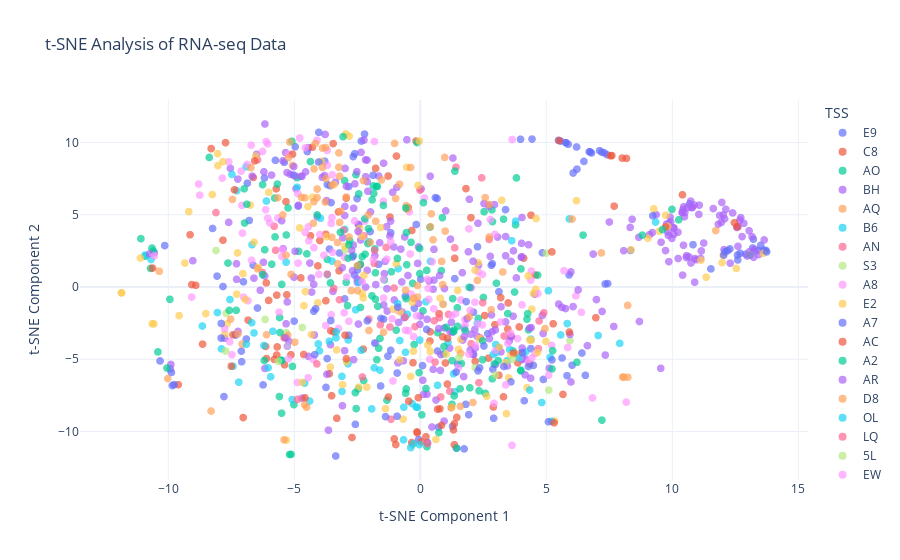

The notebook cell saved with this chart:
### Code cell
# Visualize t-SNE results using Plotly
fig = px.scatter(
    tsne_df,
    x='t-SNE1',
    y='t-SNE2',
    color = 'TSS',
    title="t-SNE Analysis of RNA-seq Data",
    labels={'t-SNE1': 't-SNE Component 1', 't-SNE2': 't-SNE Component 2'},
    template="plotly_white"
)
fig.update_traces(marker=dict(size=8, opacity=0.7))
fig.show()

### Figure 1 — Plotly figure (JSON) as saved in the notebook; plotly's stock layout.template omitted (floating-point values rounded to 4 significant figures; data arrays with more than 128 entries replaced by an {"elided": "..."} marker saying what was removed)
{"data": [{"hovertemplate": "TSS=E9<br>t-SNE Component 1=%{x}<br>t-SNE Component 2=%{y}<extra></extra>", "legendgroup": "E9", "marker": {"color": "#636efa", "opacity": 0.7, "size": 8, "symbol": "circle"}, "mode": "markers", "name": "E9", "showlegend": true, "type": "scattergl", "x": [-0.1589, 13.24, -8.063, -2.612, 3.12, -3.207, 4.845, 0.6837, -2.49, -3.539, 2.11, 8.342, -6.239, 0.666, -5.749, 2.112, 3.977, -1.561, 0.08918, -2.34, -0.2354, 0.7236, 5.625, 11.53, 5.904, -3.001, 1.805, 13.43, -3.603, 4.385, -0.6329, -8.242, 0.01411, -0.06845, -5.005, -2.446, -2.663, -6.182, -2.509, 13.22, 0.2862, 3.382, 12.29, -6.786, 13.71, -2.842, -1.459, 2.911, 10.82, -1.656, -3.573, -4.846, 13.5, 12.91, 3.109, 2.677, 1.922, -3.689, 10.69, -9.836, -3.354, 0.6015, 12.69, -1.174, 13.19, -5.396, -6.859, -4.224, -1.991, 1.484, -6.632, 2.857, -2.212, 13.63, -7.017, -3.793, -10.14], "xaxis": "x", "y": [4.328, 2.493, 0.7551, 0.835, -0.3267, 2.356, 2.368, -4.426, 1.185, 5.843, -1.743, 2.533, -6.774, 6.126, 8.77, -4.666, 10.23, -2.174, -5.439, 10.1, -1.465, -9.695, -4.911, 1.256, 0.8376, -0.8201, -8.119, 2.522, 2.63, -4.26, -2.116, 4.052, 0.5374, -10.55, -2.359, 4.313, 9.025, 7.546, 6.121, 3.308, -10.76, 5.356, 2.637, 4.605, 2.541, 6.952, -2.225, -9.086, 2.932, 1.568, 7.012, 5.6, 2.883, 2.272, -4.205, -3.222, -8.833, 7.092, 5.767, -6.819, -11.69, 6.19, 2.337, 3.76, 2.703, 8.629, 7.192, -1.673, 3.837, -5.331, 1.517, 1.614, 10.58, 2.532, 0.362, 8.712, 2.87], "yaxis": "y"}, {"hovertemplate": "TSS=C8<br>t-SNE Component 1=%{x}<br>t-SNE Component 2=%{y}<extra></extra>", "legendgroup": "C8", "marker": {"color": "#EF553B", "opacity": 0.7, "size": 8, "symbol": "circle"}, "mode": "markers", "name": "C8", "showlegend": true, "type": "scattergl", "x": [-3.245, -0.3352, -7.028, 3.927, 3.19, -5.715, 1.812, -5.697, -9.603, 0.3825, -6.11, -8.297, -0.9452, 4.56, -3.518, -7.727, -6.628, -1.203, -0.2892, -5.329, 2.552, 3.871, 0.8943, 4.101, 4.34, -3.224, -7.828, -1.275, 2.179, -3.749, 0.3943, 3.593, 4.392, -3.553, -4.355, -0.17, 5.27, -4.625, -4.063, 3.119, -5.132, -0.4733, 0.7438, 3.488, 2.962, 1.365, 3.471, 2.708], "xaxis": "x", "y": [5.199, 3.915, -9.033, -2.763, -0.7321, 6.795, 6.813, -0.5591, -6.756, -3.734, 0.2877, 9.583, 9.064, 0.8342, -7.524, 9.992, 7.581, 4.843, -5.239, 5.909, -1.973, -5.242, -3.445, 1.998, -5.32, 1.122, 3.243, 7.683, -5.138, 3.656, -3.103, -3.4, 4.97, -3.031, 3.544, 10.1, -2.543, -4.668, 1.463, -6.107, -4.688, 5.495, -1.847, -1.1, -2.603, 1.988, -2.912, -4.922], "yaxis": "y"}, {"hovertemplate": "TSS=AO<br>t-SNE Component 1=%{x}<br>t-SNE Component 2=%{y}<extra></extra>", "legendgroup": "AO", "marker": {"color": "#00cc96", "opacity": 0.7, "size": 8, "symbol": "circle"}, "mode": "markers", "name": "AO", "showlegend": true, "type": "scattergl", "x": [-1.425, -7.303, 2.855, -2.246, 0.8365, 3.781, -2.656, -0.5829, 2.579, 1.471, 4.295, -0.02156, -0.128, -0.2448, 9.986, -1.918, -1.847, 2.3, 2.53, -2.941, 6.459, -0.9544, -1.912, -2.375, 1.261, -11.08, -2.462, -4.825, -10.91, -5.015, 1.965, -5.503, -7.63, 0.9275, -3.005, 0.1075, -1.802, 3.993, -5.316, -4.5, 2.332, -8.374, -6.258, -3.69, 3.681, 0.6922, 2.504], "xaxis": "x", "y": [0.4889, -1.61, -6.351, -6.471, 1.131, 4.303, 2.164, -7.35, -7.353, -1.438, -2.968, 0.9285, 10.0, -3.977, 5.375, -0.6068, 6.477, -2.173, 5.209, 0.326, 3.594, -2.987, 6.033, -1.416, -5.095, 3.347, -7.049, 2.468, 2.138, -8.143, -6.976, -8.728, 1.659, -4.628, 7.37, -1.652, 2.635, -5.81, 3.602, 2.295, -7.185, 8.968, 7.085, 1.91, -4.424, -3.157, -0.7215], "yaxis": "y"}, {"hovertemplate": "TSS=BH<br>t-SNE Component 1=%{x}<br>t-SNE Component 2=%{y}<extra></extra>", "legendgroup": "BH", "marker": {"color": "#ab63fa", "opacity": 0.7, "size": 8, "symbol": "circle"}, "mode": "markers", "name": "BH", "showlegend": true, "type": "scattergl", "x": {"elided": "227 float values"}, "xaxis": "x", "y": {"elided": "227 float values"}, "yaxis": "y"}, {"hovertemplate": "TSS=AQ<br>t-SNE Component 1=%{x}<br>t-SNE Component 2=%{y}<extra></extra>", "legendgroup": "AQ", "marker": {"color": "#FFA15A", "opacity": 0.7, "size": 8, "symbol": "circle"}, "mode": "markers", "name": "AQ", "showlegend": true, "type": "scattergl", "x": [-3.282, -7.452, 0.9681, -8.301, -5.07, -10.36, 1.587, -2.036, 2.089], "xaxis": "x", "y": [3.082, 6.063, 8.97, -8.584, 8.415, 1.087, -8.255, -3.007, -7.99], "yaxis": "y"}, {"hovertemplate": "TSS=B6<br>t-SNE Component 1=%{x}<br>t-SNE Component 2=%{y}<extra></extra>", "legendgroup": "B6", "marker": {"color": "#19d3f3", "opacity": 0.7, "size": 8, "symbol": "circle"}, "mode": "markers", "name": "B6", "showlegend": true, "type": "scattergl", "x": [-6.037, 0.6842, 4.819, 2.263, 2.992, 9.334, 3.441, -6.106, 4.179, -6.914, -3.96, 3.545, -10.68, -7.889, -2.992, -1.827, -2.444, -7.471, -5.085, 3.627, -0.8786, -4.881, -7.281, -2.035, -0.8953, 0.4021, 5.912, -10.92, 7.058, -6.676, -5.323, -2.563, -0.6512, 1.363, -6.597, 0.2203, -3.686, -0.01915, -3.106, -3.502, 2.894, -7.432, 7.914, 3.785, -7.551, -5.936, -4.39, -8.049, 1.1, -2.859, -0.8127, -0.5111, 3.0, -2.868, 1.32, 4.386, -7.2, -4.589], "xaxis": "x", "y": [-5.588, -6.8, -7.991, -2.5, -3.981, 4.495, -5.101, 5.952, -4.492, 8.318, 4.759, -4.323, 1.903, -4.281, 3.987, -5.594, 0.3137, 7.789, -7.79, 3.206, 1.272, 6.907, 6.657, 3.14, -1.151, 1.783, 4.712, 2.212, -3.355, 2.931, 1.716, -1.574, -8.312, -7.249, -3.18, -1.023, 0.8604, -3.67, -7.228, 1.797, -4.662, -5.486, -3.895, 4.563, -0.8635, -6.208, -7.891, -1.766, -3.839, -3.662, -3.701, -1.895, -4.544, -5.313, -6.001, -3.603, -6.585, -6.653], "yaxis": "y"}, {"hovertemplate": "TSS=AN<br>t-SNE Component 1=%{x}<br>t-SNE Component 2=%{y}<extra></extra>", "legendgroup": "AN", "marker": {"color": "#FF6692", "opacity": 0.7, "size": 8, "symbol": "circle"}, "mode": "markers", "name": "AN", "showlegend": true, "type": "scattergl", "x": [-2.237, -4.877, 0.5544, -0.2082, -1.829, 3.326, -2.044, -5.741, 0.7563, -1.814, 3.928, -0.6025, -1.162, -0.01321, -1.039, -3.691, -2.299, -8.106, 4.686, 1.168, 2.391, 2.016, -3.208, -6.457, -1.204, 4.715, 1.417, 1.121, 2.326, 2.731, -5.799, 2.476, -3.432, 2.438, -3.045, -1.355, -2.373, -6.259, 1.364], "xaxis": "x", "y": [3.541, -7.775, -2.337, -2.74, 1.636, -3.391, -2.215, 2.539, -2.124, 2.54, -4.631, -2.092, -9.149, 6.708, -0.06613, 0.8953, -6.225, 5.156, -4.265, -7.209, -3.529, -3.926, -0.8796, 8.802, -2.765, -2.349, 8.294, -1.893, -6.617, 3.291, 4.207, -1.089, -0.09621, 7.556, 3.939, 2.741, 1.544, 1.002, 2.715], "yaxis": "y"}, {"hovertemplate": "TSS=S3<br>t-SNE Component 1=%{x}<br>t-SNE Component 2=%{y}<extra></extra>", "legendgroup": "S3", "marker": {"color": "#B6E880", "opacity": 0.7, "size": 8, "symbol": "circle"}, "mode": "markers", "name": "S3", "showlegend": true, "type": "scattergl", "x": [-4.683, -8.105, 5.938, -2.986, 2.177, -5.322, -7.703, 5.098, 5.002, -6.157], "xaxis": "x", "y": [-2.8, 2.527, -3.709, 2.569, -5.565, -3.153, -1.819, -7.134, 2.346, -2.243], "yaxis": "y"}, {"hovertemplate": "TSS=A8<br>t-SNE Component 1=%{x}<br>t-SNE Component 2=%{y}<extra></extra>", "legendgroup": "A8", "marker": {"color": "#FF97FF", "opacity": 0.7, "size": 8, "symbol": "circle"}, "mode": "markers", "name": "A8", "showlegend": true, "type": "scattergl", "x": [-6.693, -0.4332, -4.445, -6.051, -8.795, 2.464, -1.821, 0.3385, -2.916, -3.246, 4.552, 4.384, -3.02, 6.834, -7.11, -4.858, -1.465, 4.276, -5.217, 1.777, -4.098, -4.876, 3.858, 0.2804, 3.182, 4.425, 5.208, -1.454, -4.848, 0.5366, -6.867, -1.175, -6.71, -2.407, -1.858, -6.835, -7.606, -3.482, 0.3066, 2.96, 6.175, -3.687, 0.4732, 1.978, 8.172, -5.487, -7.852, -4.218, -7.008, -0.4739, -7.055, 3.645, -5.969, 0.3748, -2.999, -2.836, -7.079, -0.1499, -0.3673, 2.276, 1.608, -5.653, 1.929, 3.473, -6.116, 2.165, 4.407, 1.774, 2.986, -6.258, -2.197, -3.692, 2.301, -2.305, 3.956, -6.137, -0.3995, -4.568, -1.326, -0.8883, -1.763, 2.715, -3.825, -9.071], "xaxis": "x", "y": [1.851, 5.211, 4.163, 9.905, 7.129, -2.626, 10.07, -0.8543, 0.6792, -2.865, -4.599, 0.4779, -1.783, -7.673, 8.021, 6.466, 5.932, -5.168, 9.175, -2.626, 10.16, -6.605, -3.571, 0.5382, -2.418, -4.906, -4.041, -0.7597, 1.656, -1.503, 8.483, 3.142, 9.82, 3.744, 1.899, -0.9494, 8.667, 2.402, -0.09276, 3.65, -0.6132, 8.429, 1.751, -1.616, -7.966, 2.106, 7.54, 2.721, -0.7004, -3.028, 3.731, 10.21, 4.435, -4.998, 2.049, -2.371, 5.649, -1.986, -0.4897, -2.548, -0.8974, 4.775, 4.022, -3.904, 10.06, -1.052, 1.109, -2.25, -4.397, 9.385, 4.556, 9.449, 1.048, 0.3576, -4.893, 5.354, 2.288, 3.776, 1.932, -1.626, -3.855, 5.689, 2.206, -0.6936], "yaxis": "y"}, {"hovertemplate": "TSS=E2<br>t-SNE Component 1=%{x}<br>t-SNE Component 2=%{y}<extra></extra>", "legendgroup": "E2", "marker": {"color": "#FECB52", "opacity": 0.7, "size": 8, "symbol": "circle"}, "mode": "markers", "name": "E2", "showlegend": true, "type": "scattergl", "x": [4.424, 1.603, 2.171, 4.652, 1.515, -7.283, 6.197, -2.928, 9.265, -9.186, -6.745, -7.666, -4.065, -1.576, -8.041, -4.458, -2.957, -7.25, -9.342, -2.239, -4.621, -1.081, -7.036, -0.08912, -0.3137, -0.3248, 3.59, -4.56, -3.085, 11.97, -2.262, 1.483, 0.3936, 9.817, 12.02, -6.593, -4.275, -0.6834, -8.253, 5.328, -0.5414, 4.586, -3.924, -0.3811, 4.409, -0.9506, -10.64, -6.529, -2.825, 2.638, -0.2725, -2.994, 4.278, 3.139, -2.44, -7.755, 3.508, 4.342, 12.54, -6.429, -8.51, 11.14, 3.23, 9.736, 13.08, -8.033, -11.85, 4.595, -11.86, 0.7908, 0.905, -7.83, 3.418, -10.57, -0.8024, 2.299, 3.84, -9.57, -6.015, 2.337, -2.123, 1.028, -4.786, -0.8098, -2.406, -1.381, -5.313, -3.719, 0.6206, 4.985, -2.299, 11.34, 0.2971, 9.484, 4.237, -6.943, 3.379, -2.315, 8.361, -3.421, -11.1, 13.61, 9.028, -0.03922], "xaxis": "x", "y": [-1.529, -3.624, 1.163, -4.539, -4.316, -0.4971, 5.976, -5.172, 5.411, 5.224, 5.671, -2.545, -1.093, 4.121, 9.229, 5.568, 10.6, 2.363, 1.657, 0.8046, -1.291, -1.53, 0.9259, 7.031, -1.053, -10.94, -4.709, -0.3169, -6.754, 1.69, -0.7556, -0.2403, -4.459, 4.198, 2.2, 3.097, 6.221, -9.142, 6.401, -9.27, 8.29, -0.1572, 8.708, -6.186, -3.671, 1.614, -2.547, 9.063, 10.44, -7.553, -4.439, 2.831, 0.7678, -4.163, -6.927, -3.247, -6.279, -3.664, 1.285, 1.372, -1.841, 1.856, 6.003, 4.97, 2.225, 8.402, -0.4078, 4.738, -0.4045, -0.773, -1.203, 8.683, -8.765, -2.551, -1.727, 1.684, -4.635, -1.977, 6.554, -3.581, -6.932, -4.646, 4.089, -5.04, 4.064, -8.419, -10.59, 3.487, -10.55, -3.764, -0.4381, 0.6825, -4.015, 3.863, -6.963, -0.8657, -5.228, 3.512, 2.58, 7.081, 2.006, 2.327, 3.374, 10.1], "yaxis": "y"}, {"hovertemplate": "TSS=A7<br>t-SNE Component 1=%{x}<br>t-SNE Component 2=%{y}<extra></extra>", "legendgroup": "A7", "marker": {"color": "#636efa", "opacity": 0.7, "size": 8, "symbol": "circle"}, "mode": "markers", "name": "A7", "showlegend": true, "type": "scattergl", "x": [6.413, 7.334, 7.417, 6.55, 6.705, -3.741, -0.9206, 5.774, -2.696, -4.034, -7.33, -7.099, 7.436, 4.433, 5.483, 1.281, -1.805, 12.6, 6.202, 2.27, -2.575, -2.837, 5.566, -2.101, -9.874, -0.5948, 9.224, 13.74, 5.777, 7.113, 1.82, 5.869, 12.2, -7.828, -1.173, -0.892, -10.33, 4.882, -6.903, -1.874, 12.09, 1.369, -7.789, 6.737, 0.2535, 2.353, 6.021, -4.482, 6.217, -4.025, 7.305, 3.315, 7.207, 12.04, -5.028, -1.284, 13.08, -7.903, 6.064, 6.492, 12.59, 6.793, -4.964, -4.151], "xaxis": "x", "y": [-4.566, 0.2099, 9.147, -6.112, 9.361, -6.947, -8.943, 9.988, 2.083, 8.653, -3.329, -4.433, 0.2424, 10.24, 10.15, -9.644, -3.88, 1.872, 9.691, 2.787, -9.504, -3.34, 10.1, -2.342, -5.91, -0.6321, 4.934, 2.431, 9.989, 9.44, -1.009, 9.878, 2.513, 0.03636, -4.381, -1.392, -5.114, -6.397, -3.598, 7.735, 2.43, 0.5814, -7.58, 9.354, -2.936, -5.592, -5.41, 9.377, 8.16, 10.7, 9.279, -5.499, 9.324, 2.207, 7.745, -4.783, 2.213, -3.532, 7.891, 8.695, 2.217, 9.278, 9.705, -1.506], "yaxis": "y"}, {"hovertemplate": "TSS=AC<br>t-SNE Component 1=%{x}<br>t-SNE Component 2=%{y}<extra></extra>", "legendgroup": "AC", "marker": {"color": "#EF553B", "opacity": 0.7, "size": 8, "symbol": "circle"}, "mode": "markers", "name": "AC", "showlegend": true, "type": "scattergl", "x": [-5.698, 1.076, -5.07, 1.352, -6.103, 7.546, 3.696, -5.295, 8.012, -6.569, -6.832, -3.455, 7.602, -5.387, -2.71, -6.016, -3.745, 5.509, 1.082, 5.221, -0.3371, -2.93, 10.4, -1.772, -4.739, -2.941, 9.731, 2.01, -9.066, 12.57, -8.637, 0.78, -5.399, 1.353, 12.46, -7.433, -0.07713, -8.907, -9.134, 5.661, 6.966, -0.1308, -0.1221, 8.18, 0.02953, -5.791, -2.263, -7.502, 0.9969, -2.985, -3.312, -5.676, -4.282, -3.985], "xaxis": "x", "y": [-4.705, -6.714, 9.194, -10.91, -4.95, 9.081, -4.572, -0.537, 8.924, 8.726, -2.288, 9.927, 9.098, -5.384, -10.41, -0.928, -0.9513, 10.13, -3.544, 2.432, -10.76, -4.962, 6.385, 8.213, 0.6288, 6.154, 4.157, 4.799, 0.1694, 4.167, -3.952, -8.428, -3.507, -9.454, 4.451, -3.304, -7.658, 0.1194, 3.616, -7.432, -2.123, -10.02, -10.09, 8.902, -10.71, -5.009, -4.296, -5.481, -5.258, -3.332, -9.085, -4.146, 9.672, 3.217], "yaxis": "y"}, {"hovertemplate": "TSS=A2<br>t-SNE Component 1=%{x}<br>t-SNE Component 2=%{y}<extra></extra>", "legendgroup": "A2", "marker": {"color": "#00cc96", "opacity": 0.7, "size": 8, "symbol": "circle"}, "mode": "markers", "name": "A2", "showlegend": true, "type": "scattergl", "x": [-2.377, 1.342, -1.725, -5.779, -1.705, 2.864, -1.686, -5.671, -5.071, 0.2564, 5.249, 1.328, 1.328, 4.258, -0.3022, 0.3846, -10.7, 0.7394, -1.322, -2.304, -4.09, -7.574, 2.471, -5.497, 3.089, -0.5645, 5.227, -0.5491, 0.226, -5.59, -0.9074, -6.971, 1.776, -3.066, 4.233, -10.64, 2.841, -5.274, -6.881, -10.59, 3.019, -2.191, -0.5569, 3.993, -2.864, -1.863, -2.486, 3.74, -0.04916, -2.8, -6.187, 4.657, 2.475, 10.25, -2.057, -5.498, 1.444, -4.891, -10.41, -0.3674, -3.565, 1.63, 1.031, 9.609, -6.986, -5.581, 0.2656, -1.599, -5.248, 1.258, -5.094, -9.935, 1.48, -5.762, -0.02545, -5.513, 7.206, -2.081, -6.174, 3.302, 0.06104, -2.201, 1.936, -2.439, -5.568, -1.465, 0.9392, -0.5379, 2.937, 6.215, -2.554, -2.544, -6.257, 0.877, -1.739, -10.05, 1.58, 3.469, -4.358, -2.578, -2.887, 3.816], "xaxis": "x", "y": [1.575, -7.537, -5.031, 6.159, 6.959, 4.524, -1.336, 7.126, -5.493, 1.153, -4.405, -2.978, -3.084, -1.85, 0.2627, 4.143, 1.286, -10.08, -7.83, 2.098, 4.993, -1.613, -5.03, -5.089, -5.089, -0.8064, -5.671, 3.772, -7.026, -7.581, 1.979, 4.432, -3.011, 10.4, -2.222, 2.696, 5.341, -4.099, 5.728, 2.497, 0.2691, 2.275, -7.051, 1.255, 1.997, 6.999, 1.451, -0.3458, -5.921, 3.198, -5.084, 0.8274, -3.725, 4.653, 4.041, 0.1814, -11.15, 7.563, -4.489, 3.095, 0.2857, -5.299, -2.794, 3.976, 6.797, -2.11, -11.05, -3.56, 5.473, -8.113, 10.09, -0.8492, -2.723, 3.471, 2.669, -5.059, -9.21, 3.009, 2.582, 4.695, -8.841, 4.714, -0.01872, 6.444, -3.149, 5.647, -4.116, 1.544, -5.325, -5.209, 7.768, -8.414, 0.8521, 4.799, 6.962, -5.607, -7.04, -1.839, 8.681, -7.311, -1.287, 7.551], "yaxis": "y"}, {"hovertemplate": "TSS=AR<br>t-SNE Component 1=%{x}<br>t-SNE Component 2=%{y}<extra></extra>", "legendgroup": "AR", "marker": {"color": "#ab63fa", "opacity": 0.7, "size": 8, "symbol": "circle"}, "mode": "markers", "name": "AR", "showlegend": true, "type": "scattergl", "x": [-5.498, -5.016, -3.563, -2.645, 8.326, -7.233, -7.238, -4.956, 3.385, 4.873, -6.348, -1.456, -3.89, -1.322, -5.449, 2.094, 5.937, 1.98, 2.775, -2.111, 3.617, 0.7671, 7.677, -0.932, -0.8619, -2.989, 4.041, -6.165, -2.081, 3.601, 8.404, 3.813, -10.74, -4.551, 2.527, -4.968, -4.693, -5.444, 1.744, 4.845, -2.516, 7.34, 0.7315, 0.9446, -5.287, -3.002, -2.105, -2.469, -0.5318, 1.864, 4.399, -3.716, 6.262, 5.619, -2.167, -3.802, -4.324, 4.035, 2.723, -4.228, 3.697, -2.933, -5.279, 4.005, -2.999, -5.902, 1.947, -0.106, -0.4885], "xaxis": "x", "y": [4.584, 8.334, -3.994, 5.452, 4.127, -3.071, 7.469, 7.681, 2.163, -3.216, -0.2258, 8.57, 7.59, -0.1136, 8.736, 1.789, -3.278, -4.366, 2.124, 8.786, -3.427, 0.7988, -2.73, 6.893, -2.452, 5.581, -4.223, 11.28, 6.628, 1.774, 4.687, 0.6358, 2.298, 7.97, 5.776, 2.474, 7.672, 2.656, -3.43, -1.964, 7.984, -4.708, -2.875, -9.278, 7.92, -4.403, 7.295, 3.861, 10.19, -2.187, -2.81, 5.985, -0.1995, -1.411, 7.634, 7.716, 0.6245, 4.814, 5.597, 0.1843, 2.507, 6.975, -1.034, 2.061, 4.949, 7.748, 6.071, 1.636, 0.7987], "yaxis": "y"}, {"hovertemplate": "TSS=D8<br>t-SNE Component 1=%{x}<br>t-SNE Component 2=%{y}<extra></extra>", "legendgroup": "D8", "marker": {"color": "#FFA15A", "opacity": 0.7, "size": 8, "symbol": "circle"}, "mode": "markers", "name": "D8", "showlegend": true, "type": "scattergl", "x": [-7.527, -5.181, -1.459, -2.498, -5.256, -3.199, -0.555, -5.227, -0.824, -5.659, -0.5832, -0.385, -2.256, -1.02, -1.538, 1.944, -3.879, -4.242, 8.028, -1.769, -6.719, -4.513, -3.229, 8.228, -4.089, -3.757, 2.736, 0.3986, -0.2651, -10.02, -4.221, -3.233, 4.947, -4.095, 7.188, -2.737, -3.152, -0.5039, -4.976, -3.504, -5.325, -0.1153, -3.509, -5.454, -3.203, -3.744, -2.937, -1.984, 0.9877, 8.234, 0.4386, -7.066, -2.49, -0.5284, -0.1122, 0.8474, 0.89, -3.882, -4.216, 2.733, -3.772, -4.157, 2.266, 1.603, -4.59, 8.075, -6.458, -4.712, -4.58, 2.575, -5.406, -3.275, 3.274, 2.814, -7.233, -0.9789, -5.127, -2.828], "xaxis": "x", "y": [-2.222, 10.04, -3.134, 1.482, -3.338, 4.469, 5.63, 8.955, 7.118, 6.181, -0.2197, 8.274, 7.363, 9.936, 7.412, -2.05, 9.613, 4.413, -6.225, 4.554, 8.257, -8.315, 9.28, -1.272, 6.782, 9.658, 5.707, 4.174, -0.7783, -6.334, 5.909, 8.293, -2.876, 6.19, 2.359, -0.2514, 5.253, 5.435, -3.821, 7.063, 2.207, -0.6995, 3.44, 4.993, 7.672, 7.504, 6.227, 3.086, 3.868, -6.239, 5.067, -3.945, -0.2503, 5.387, 0.105, 1.771, 0.1694, 8.273, 8.173, 3.463, 5.881, 9.942, 0.4555, -4.595, -8.143, -6.241, 1.265, 6.203, 6.171, 6.189, -10.57, 1.603, 1.042, -1.573, -3.24, 6.128, 0.8752, 3.466], "yaxis": "y"}, {"hovertemplate": "TSS=OL<br>t-SNE Component 1=%{x}<br>t-SNE Component 2=%{y}<extra></extra>", "legendgroup": "OL", "marker": {"color": "#19d3f3", "opacity": 0.7, "size": 8, "symbol": "circle"}, "mode": "markers", "name": "OL", "showlegend": true, "type": "scattergl", "x": [-3.345, -0.03746, 5.218, -2.35, 4.344, -0.665, -0.3213, -3.608, -4.002, -3.109, 5.572, -0.112, -8.648, -0.1659, -4.047, -1.603, 3.921, 5.153, -0.3801, -5.851, -0.5873, -1.928, 5.084], "xaxis": "x", "y": [-3.517, -10.91, -9.294, -4.381, -7.133, -10.58, -8.071, -3.752, -4.419, -6.184, -3.314, -8.333, -2.699, -8.304, -3.94, -5.748, -4.901, -4.868, -11.12, -3.062, -4.516, -8.435, -0.2569], "yaxis": "y"}, {"hovertemplate": "TSS=LQ<br>t-SNE Component 1=%{x}<br>t-SNE Component 2=%{y}<extra></extra>", "legendgroup": "LQ", "marker": {"color": "#FF6692", "opacity": 0.7, "size": 8, "symbol": "circle"}, "mode": "markers", "name": "LQ", "showlegend": true, "type": "scattergl", "x": [-1.586], "xaxis": "x", "y": [-2.618], "yaxis": "y"}, {"hovertemplate": "TSS=5L<br>t-SNE Component 1=%{x}<br>t-SNE Component 2=%{y}<extra></extra>", "legendgroup": "5L", "marker": {"color": "#B6E880", "opacity": 0.7, "size": 8, "symbol": "circle"}, "mode": "markers", "name": "5L", "showlegend": true, "type": "scattergl", "x": [1.536, 3.639], "xaxis": "x", "y": [-4.878, -5.015], "yaxis": "y"}, {"hovertemplate": "TSS=EW<br>t-SNE Component 1=%{x}<br>t-SNE Component 2=%{y}<extra></extra>", "legendgroup": "EW", "marker": {"color": "#FF97FF", "opacity": 0.7, "size": 8, "symbol": "circle"}, "mode": "markers", "name": "EW", "showlegend": true, "type": "scattergl", "x": [5.849, -4.023, -4.45, -5.469, -3.504, -4.425, 1.401, -6.049, -3.984, -1.116, -5.603, 0.1658, 5.703, 2.783, 2.19, 6.391, 4.664, -0.5873, -4.784, -7.56, -4.256, -5.277, 3.586, -3.755, -1.085, -3.531, 1.514, -1.461, 1.928, 1.242, 5.09, 4.037, -8.75, -3.534, -3.495, 2.468, -4.559, 3.638, -7.762, -2.608, -10.55, -7.474, -0.2652], "xaxis": "x", "y": [-4.186, 0.8739, -6.277, 2.594, 4.81, 3.195, -1.838, 4.76, 3.633, -2.198, -1.746, 6.159, 1.126, 4.674, -4.052, -1.749, -0.4595, -2.986, 10.31, -3.79, -4.996, -4.104, -3.202, -2.665, -6.501, -1.917, -5.576, 0.5143, -4.651, -1.985, -6.104, -1.234, 6.354, 4.398, 7.763, 0.8719, 9.636, -10.96, -2.894, 4.577, 2.161, -4.686, -3.428], "yaxis": "y"}, {"hovertemplate": "TSS=PE<br>t-SNE Component 1=%{x}<br>t-SNE Component 2=%{y}<extra></extra>", "legendgroup": "PE", "marker": {"color": "#FECB52", "opacity": 0.7, "size": 8, "symbol": "circle"}, "mode": "markers", "name": "PE", "showlegend": true, "type": "scattergl", "x": [-3.318, 4.484, -3.568], "xaxis": "x", "y": [-4.353, -0.4417, -5.539], "yaxis": "y"}, {"hovertemplate": "TSS=GM<br>t-SNE Component 1=%{x}<br>t-SNE Component 2=%{y}<extra></extra>", "legendgroup": "GM", "marker": {"color": "#636efa", "opacity": 0.7, "size": 8, "symbol": "circle"}, "mode": "markers", "name": "GM", "showlegend": true, "type": "scattergl", "x": [5.086, 2.523, 4.487, -1.574, 5.223, 1.739, -1.379, -9.768, 4.124, -0.9178, 2.88, 2.29, 4.052, 3.595, -7.088, -3.55, -7.895, 5.821, 1.424, 2.818, -2.601], "xaxis": "x", "y": [-9.321, -4.082, -5.422, -6.847, -5.046, -11.2, -8.968, -6.754, -7.87, -5.952, -5.692, -5.805, -4.542, -6.564, -5.174, -2.32, -2.521, -6.132, -5.884, 1.503, 9.228], "yaxis": "y"}, {"hovertemplate": "TSS=LL<br>t-SNE Component 1=%{x}<br>t-SNE Component 2=%{y}<extra></extra>", "legendgroup": "LL", "marker": {"color": "#EF553B", "opacity": 0.7, "size": 8, "symbol": "circle"}, "mode": "markers", "name": "LL", "showlegend": true, "type": "scattergl", "x": [1.318, 0.8396, 5.913, -0.9719, 7.691, -7.373, 2.898, 5.309, -6.137, 3.3, -1.034, -3.609, -1.265, 1.234, 1.448, 0.2244, -10.62, -0.4579, 0.6852], "xaxis": "x", "y": [-9.889, -9.576, -3.112, -10.9, 5.599, 6.727, -8.302, -9.4, -4.113, -7.599, -10.51, -5.999, -7.609, -8.344, -9.022, -10.36, 1.311, -7.893, -8.454], "yaxis": "y"}, {"hovertemplate": "TSS=A1<br>t-SNE Component 1=%{x}<br>t-SNE Component 2=%{y}<extra></extra>", "legendgroup": "A1", "marker": {"color": "#00cc96", "opacity": 0.7, "size": 8, "symbol": "circle"}, "mode": "markers", "name": "A1", "showlegend": true, "type": "scattergl", "x": [-2.83, -5.127, -1.65, -3.171, -1.148, 0.1245, -5.894, -5.188, -1.779, 1.286, -0.5754, -1.779, 8.81, 1.372], "xaxis": "x", "y": [2.929, -11.58, -4.238, 3.788, 1.055, 5.838, 1.581, -11.59, -0.8424, -0.8031, 5.469, 0.9848, 3.591, 8.018], "yaxis": "y"}, {"hovertemplate": "TSS=XX<br>t-SNE Component 1=%{x}<br>t-SNE Component 2=%{y}<extra></extra>", "legendgroup": "XX", "marker": {"color": "#ab63fa", "opacity": 0.7, "size": 8, "symbol": "circle"}, "mode": "markers", "name": "XX", "showlegend": true, "type": "scattergl", "x": [-5.334, -3.644], "xaxis": "x", "y": [-3.525, -9.905], "yaxis": "y"}, {"hovertemplate": "TSS=GI<br>t-SNE Component 1=%{x}<br>t-SNE Component 2=%{y}<extra></extra>", "legendgroup": "GI", "marker": {"color": "#FFA15A", "opacity": 0.7, "size": 8, "symbol": "circle"}, "mode": "markers", "name": "GI", "showlegend": true, "type": "scattergl", "x": [6.024, -2.058, 0.506, 11.72], "xaxis": "x", "y": [4.705, 4.99, 3.271, 3.908], "yaxis": "y"}, {"hovertemplate": "TSS=LD<br>t-SNE Component 1=%{x}<br>t-SNE Component 2=%{y}<extra></extra>", "legendgroup": "LD", "marker": {"color": "#19d3f3", "opacity": 0.7, "size": 8, "symbol": "circle"}, "mode": "markers", "name": "LD", "showlegend": true, "type": "scattergl", "x": [5.829, -6.901, -6.685, -6.205, -0.277], "xaxis": "x", "y": [-2.527, -3.959, -2.473, -4.046, -10.85], "yaxis": "y"}, {"hovertemplate": "TSS=PL<br>t-SNE Component 1=%{x}<br>t-SNE Component 2=%{y}<extra></extra>", "legendgroup": "PL", "marker": {"color": "#FF6692", "opacity": 0.7, "size": 8, "symbol": "circle"}, "mode": "markers", "name": "PL", "showlegend": true, "type": "scattergl", "x": [0.5875, 0.8105, -4.102, 4.902], "xaxis": "x", "y": [-5.198, -7.608, -5.32, -1.784], "yaxis": "y"}, {"hovertemplate": "TSS=5T<br>t-SNE Component 1=%{x}<br>t-SNE Component 2=%{y}<extra></extra>", "legendgroup": "5T", "marker": {"color": "#B6E880", "opacity": 0.7, "size": 8, "symbol": "circle"}, "mode": "markers", "name": "5T", "showlegend": true, "type": "scattergl", "x": [2.976], "xaxis": "x", "y": [-6.089], "yaxis": "y"}, {"hovertemplate": "TSS=WT<br>t-SNE Component 1=%{x}<br>t-SNE Component 2=%{y}<extra></extra>", "legendgroup": "WT", "marker": {"color": "#FF97FF", "opacity": 0.7, "size": 8, "symbol": "circle"}, "mode": "markers", "name": "WT", "showlegend": true, "type": "scattergl", "x": [2.921, 3.387], "xaxis": "x", "y": [-8.05, -6.775], "yaxis": "y"}, {"hovertemplate": "TSS=Z7<br>t-SNE Component 1=%{x}<br>t-SNE Component 2=%{y}<extra></extra>", "legendgroup": "Z7", "marker": {"color": "#FECB52", "opacity": 0.7, "size": 8, "symbol": "circle"}, "mode": "markers", "name": "Z7", "showlegend": true, "type": "scattergl", "x": [-4.683, 1.249], "xaxis": "x", "y": [-6.603, -8.318], "yaxis": "y"}, {"hovertemplate": "TSS=3C<br>t-SNE Component 1=%{x}<br>t-SNE Component 2=%{y}<extra></extra>", "legendgroup": "3C", "marker": {"color": "#636efa", "opacity": 0.7, "size": 8, "symbol": "circle"}, "mode": "markers", "name": "3C", "showlegend": true, "type": "scattergl", "x": [4.291, -6.46, -4.189, -3.693], "xaxis": "x", "y": [-5.5, -1.454, -4.685, -4.951], "yaxis": "y"}, {"hovertemplate": "TSS=HN<br>t-SNE Component 1=%{x}<br>t-SNE Component 2=%{y}<extra></extra>", "legendgroup": "HN", "marker": {"color": "#EF553B", "opacity": 0.7, "size": 8, "symbol": "circle"}, "mode": "markers", "name": "HN", "showlegend": true, "type": "scattergl", "x": [-4.577, -3.436], "xaxis": "x", "y": [-7.664, -3.103], "yaxis": "y"}, {"hovertemplate": "TSS=UU<br>t-SNE Component 1=%{x}<br>t-SNE Component 2=%{y}<extra></extra>", "legendgroup": "UU", "marker": {"color": "#00cc96", "opacity": 0.7, "size": 8, "symbol": "circle"}, "mode": "markers", "name": "UU", "showlegend": true, "type": "scattergl", "x": [3.989], "xaxis": "x", "y": [-5.75], "yaxis": "y"}, {"hovertemplate": "TSS=UL<br>t-SNE Component 1=%{x}<br>t-SNE Component 2=%{y}<extra></extra>", "legendgroup": "UL", "marker": {"color": "#ab63fa", "opacity": 0.7, "size": 8, "symbol": "circle"}, "mode": "markers", "name": "UL", "showlegend": true, "type": "scattergl", "x": [-3.703], "xaxis": "x", "y": [-6.036], "yaxis": "y"}, {"hovertemplate": "TSS=W8<br>t-SNE Component 1=%{x}<br>t-SNE Component 2=%{y}<extra></extra>", "legendgroup": "W8", "marker": {"color": "#FFA15A", "opacity": 0.7, "size": 8, "symbol": "circle"}, "mode": "markers", "name": "W8", "showlegend": true, "type": "scattergl", "x": [-6.101], "xaxis": "x", "y": [-3.304], "yaxis": "y"}, {"hovertemplate": "TSS=4H<br>t-SNE Component 1=%{x}<br>t-SNE Component 2=%{y}<extra></extra>", "legendgroup": "4H", "marker": {"color": "#19d3f3", "opacity": 0.7, "size": 8, "symbol": "circle"}, "mode": "markers", "name": "4H", "showlegend": true, "type": "scattergl", "x": [-3.333], "xaxis": "x", "y": [-3.105], "yaxis": "y"}, {"hovertemplate": "TSS=V7<br>t-SNE Component 1=%{x}<br>t-SNE Component 2=%{y}<extra></extra>", "legendgroup": "V7", "marker": {"color": "#FF6692", "opacity": 0.7, "size": 8, "symbol": "circle"}, "mode": "markers", "name": "V7", "showlegend": true, "type": "scattergl", "x": [0.2876], "xaxis": "x", "y": [-10.84], "yaxis": "y"}, {"hovertemplate": "TSS=JL<br>t-SNE Component 1=%{x}<br>t-SNE Component 2=%{y}<extra></extra>", "legendgroup": "JL", "marker": {"color": "#B6E880", "opacity": 0.7, "size": 8, "symbol": "circle"}, "mode": "markers", "name": "JL", "showlegend": true, "type": "scattergl", "x": [-5.634, -7.722], "xaxis": "x", "y": [-5.137, -4.432], "yaxis": "y"}, {"hovertemplate": "TSS=OK<br>t-SNE Component 1=%{x}<br>t-SNE Component 2=%{y}<extra></extra>", "legendgroup": "OK", "marker": {"color": "#FF97FF", "opacity": 0.7, "size": 8, "symbol": "circle"}, "mode": "markers", "name": "OK", "showlegend": true, "type": "scattergl", "x": [-5.23], "xaxis": "x", "y": [-4.96], "yaxis": "y"}, {"hovertemplate": "TSS=MS<br>t-SNE Component 1=%{x}<br>t-SNE Component 2=%{y}<extra></extra>", "legendgroup": "MS", "marker": {"color": "#FECB52", "opacity": 0.7, "size": 8, "symbol": "circle"}, "mode": "markers", "name": "MS", "showlegend": true, "type": "scattergl", "x": [-4.319], "xaxis": "x", "y": [-3.292], "yaxis": "y"}], "layout": {"legend": {"title": {"text": "TSS"}, "tracegroupgap": 0}, "title": {"text": "t-SNE Analysis of RNA-seq Data"}, "xaxis": {"anchor": "y", "domain": [0, 1], "title": {"text": "t-SNE Component 1"}}, "yaxis": {"anchor": "x", "domain": [0, 1], "title": {"text": "t-SNE Component 2"}}}}
